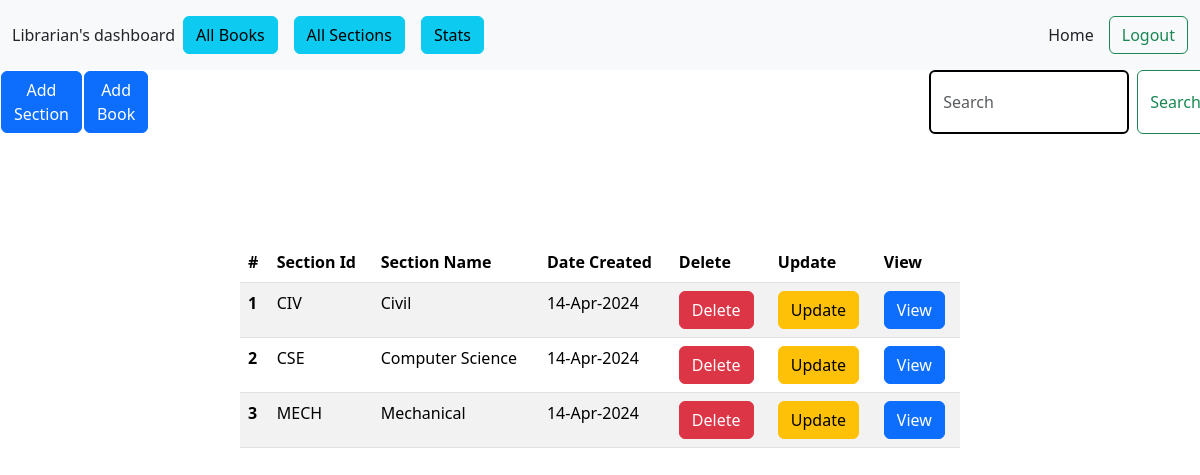
Screenshot of /all_sections with the database file from the repository.
### application/model.py (models this page shows)
class Sections(db.Model):
    section_id = db.Column(db.String(10), primary_key = True)
    section_name = db.Column(db.String(50), nullable = False)
    date_created = db.Column(db.DateTime(), default = datetime.now)
    last_updated = db.Column(db.DateTime(), default = datetime.now)
    description = db.Column(db.String(200))
    books = db.relationship("Books", backref="section", cascade="all, delete-orphan, save-update")

### application/controllers.py (the view)
@app.route("/all_sections", methods = ["GET", "POST"])
def all_sections():
    all_sec = Sections.query.order_by(Sections.section_name.asc()).all()
    return render_template("all_sections.html", all_sec = all_sec)

### templates/all_sections.html (shortened to what this page needs)
{% extends "librarian_dashboard.html" %}
{% block content %}
{% if all_sec %}
<table class="table table-striped">
    <thead>
      <tr>
        <th scope="col">#</th>
        <th scope="col">Section Id</th>
        <th scope="col">Section Name</th>
        <th scope="col">Date Created</th>
        <th scope="col">Delete</th>
        <th scope="col">Update</th>
        <th scope="col">View</th>
      </tr>
    </thead>
    <tbody>
    {% for section in all_sec %}
      <tr>
        <th scope="row">{{ loop.index }}</th>
        <td>{{ section.section_id }}</td>
        <td>{{ section.section_name }}</td>
        <td>{{ section.date_created.strftime("%d") }}-{{ section.date_created.strftime("%b") }}-{{ section.date_created.strftime("%Y") }}</td>
        <td><a href="/delete_section/{{section.section_id}}"><button type="submit" class="btn btn-danger">Delete</button></a></td>
        <td><form action="/update_section/{{section.section_id}}" method="post"><button type="submit" class="btn btn-warning">Update</button></form></td>
        <td><form action="/section_view/{{section.section_id}}" method="post"><button type="submit" class="btn btn-primary">View</button></form></td>
      </tr>
    {% endfor %}
    </tbody>
</table>
{% endif %}
{% endblock content %}

### rows the page displays
Sections: section_id "CIV", section_name "Civil", date_created "14", date_created "Apr", date_created "2024"
Sections: section_id "CSE", section_name "Computer Science", date_created "14", date_created "Apr", date_created "2024"
Sections: section_id "MECH", section_name "Mechanical", date_created "14", date_created "Apr", date_created "2024"
